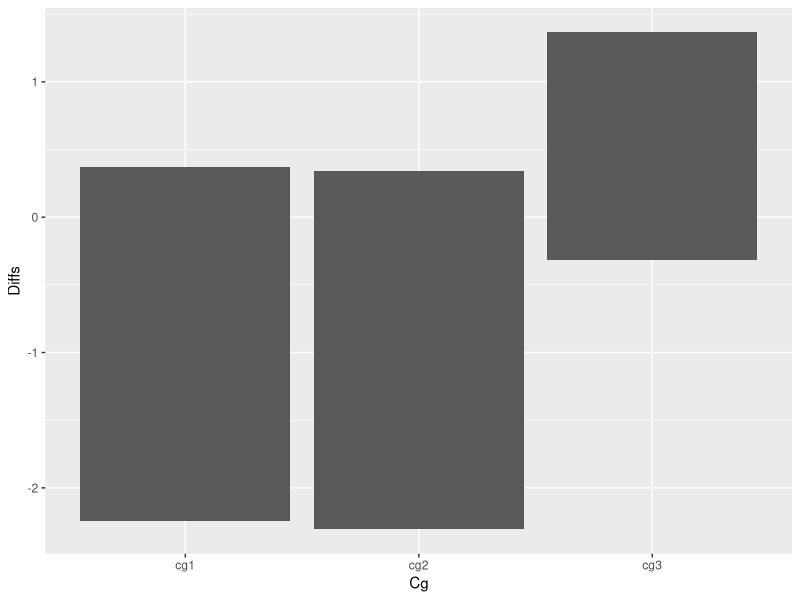

This figure's R source:
#!/usr/bin/env Rscript
# this script does what?
library(ggplot2)
library(Cairo)


# Examples of meth beta values
# alternating intensities Bx (odd idx) BrM (even)
c1 <- c(0.5093399, 0.5913508, 0.5904641, 0.2042697, 0.8306049, 0.6609125, 0.2571777, 0.2317477, 0.2320412, 0.5177484, 0.5879986, 0.3454807, 0.4236549, 0.2134360, 0.2001799, 0.1690186, 0.4541413, 0.4270391, 0.2607895, 0.2271527, 0.3270316, 0.1473630, 0.6041846, 0.4239043, 0.3024745, 0.2357595, 0.3710093, 0.1859094, 0.6320090, 0.4505895, 0.4469454, 0.3601695, 0.4710973, 0.2300328)
# means was "0.4412437", "0.3306991")
                                                                                                                                   
c2 <- c(0.37519869, 0.36073997, 0.63703805, 0.29571714, 0.79699470, 0.56506777, 0.36893794, 0.27713252, 0.16874741, 0.41039883, 0.59069011, 0.25808665, 0.39241958, 0.11808662, 0.20107892, 0.22469188, 0.40102529, 0.46717153, 0.23636329, 0.23328335, 0.18070411, 0.06673689, 0.54374672, 0.11598903, 0.23863292, 0.20189831, 0.50014710, 0.51181998, 0.53060862, 0.44849552, 0.64114855, 0.54272941, 0.42291618, 0.16834783)
# means "0.42508225", "0.30978784")
                                                                                                                                   
c3 <- c(0.6308576, 0.7854971, 0.5044553, 0.6522234, 0.3659531, 0.3672468, 0.3604295, 0.7106267, 0.5513593, 0.5806608, 0.5243173, 0.6659574, 0.4585073, 0.5550123, 0.5875399, 0.6665482, 0.5138795, 0.4956739, 0.5448193, 0.5383910, 0.3628784, 0.4784778, 0.4328459, 0.5613406, 0.6516721, 0.5529366, 0.4590554, 0.3905431, 0.5629083, 0.6837479, 0.5676619, 0.4738731, 0.6158811, 0.5860428)
# means "0.5114718", "0.5732235")

ll <- length(c1)
c1d <- c1[seq(2,ll,2)] - c1[seq(1,ll,2)]
c2d <- c2[seq(2,ll,2)] - c2[seq(1,ll,2)]
c3d <- c3[seq(2,ll,2)] - c3[seq(1,ll,2)]
ll2 <- as.integer(ll/2)

df <- data.frame(Diffs=c(c1d,c2d,c3d), Cg=rep(paste0("cg", 1:3), each=ll2), Pairs= rep(paste0("P", 1:ll2), 3))


CairoPNG("ctri.png", 800, 800)
gg <- ggplot(df, aes(x=Cg, y=Diffs)) + 
      geom_bar(stat="identity")
show(gg)
dev.off()
